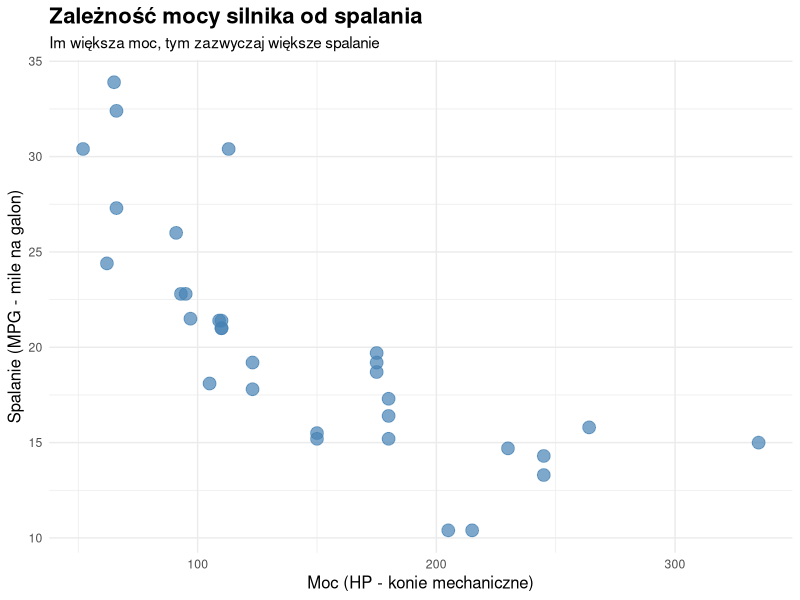
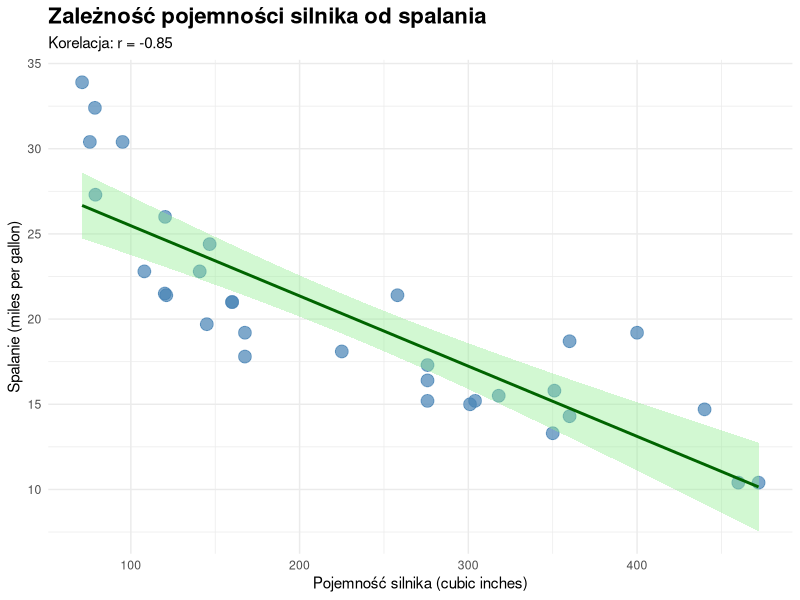

Write the R code that produced these figures, in order.
## ---- chunk 1
#| fig-cap: "Prosta zależność mocy od spalania"
library(ggplot2)
data<- mtcars
data


## ---- chunk 2
# Bezpośredni wykres z mtcars
ggplot(mtcars, aes(x = hp, y = mpg)) +
  geom_point(size = 4, color = "steelblue", alpha = 0.7) +
  labs(
    title = "Zależność mocy silnika od spalania",
    subtitle = "Im większa moc, tym zazwyczaj większe spalanie",
    x = "Moc (HP - konie mechaniczne)",
    y = "Spalanie (MPG - mile na galon)"
  ) +
  theme_minimal() +
  theme(
    plot.title = element_text(size = 16, face = "bold"),
    axis.title = element_text(size = 12)
  )

## ---- chunk 3

library(ggplot2)


ggplot(mtcars, aes(x = disp, y = mpg)) +
  geom_point(size = 4, color = "steelblue", alpha = 0.7) +
  geom_smooth(method = "lm", se = TRUE, color = "darkgreen", fill = "lightgreen") +
  labs(
    title = "Zależność pojemności silnika od spalania",
    subtitle = paste("Korelacja: r =", round(cor(mtcars$disp, mtcars$mpg), 2)),
    x = "Pojemność silnika (cubic inches)",
    y = "Spalanie (miles per gallon)"
  ) +
  theme_minimal() +
  theme(
    plot.title = element_text(size = 16, face = "bold")
  )

